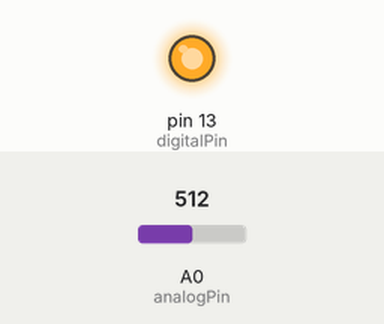
A sketch run on a simulated Arduino Uno, built with avr-gcc and run on an emulated ATmega328P. Parts: output pins drawn as LEDs (lit = HIGH). Inputs (shaded band) come from the test bench; at power-on: A0 (analogPin) = 512. What the sketch prints to the serial monitor is not drawn.

Above: at 1.5 s.
At 4.6 s:
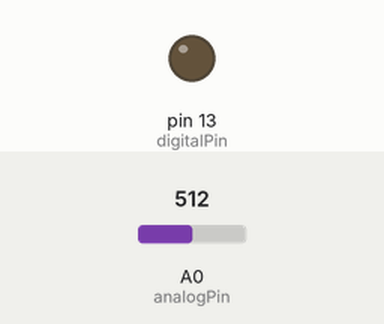
Timing chart, 0 to 8.1 s (numbered marks = the images above):
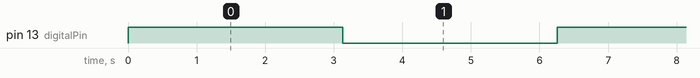

The sketch:

LED_Brightness_PID_Control.ino
```cpp
const int digitalPin = 13;
const int analogPin = A0;
int sensorValue =0;

void setup() {
  // initialize digital pin 13 as an output.
  Serial.begin(9600);
  pinMode(digitalPin, OUTPUT);
  pinMode(analogPin, INPUT);

}

// the loop function runs over and over again forever
void loop() {
  digitalWrite(digitalPin, HIGH);   // turn the LED on (HIGH is the voltage level)
  Serial.println(sensorValue);

  for (int i = 0; i<300; i++){
    sensorValue = analogRead(analogPin);
//    Serial.print("sensor = ");
    Serial.print(i);
    Serial.print(",");
    Serial.println(sensorValue);
    delay(10);
  }

  digitalWrite(digitalPin, LOW);    // turn the LED off by making the voltage LOW
  for (int i = 0; i<300; i++){
    sensorValue = analogRead(analogPin);
//    Serial.print("sensor = ");
    Serial.print(i);
    Serial.print(",");
    Serial.println(sensorValue);
    delay(10);
  }
}
```

Measured:
- by itself, pin 13 (digitalPin): alternates HIGH for 3.1 s and LOW for 3.1 s
